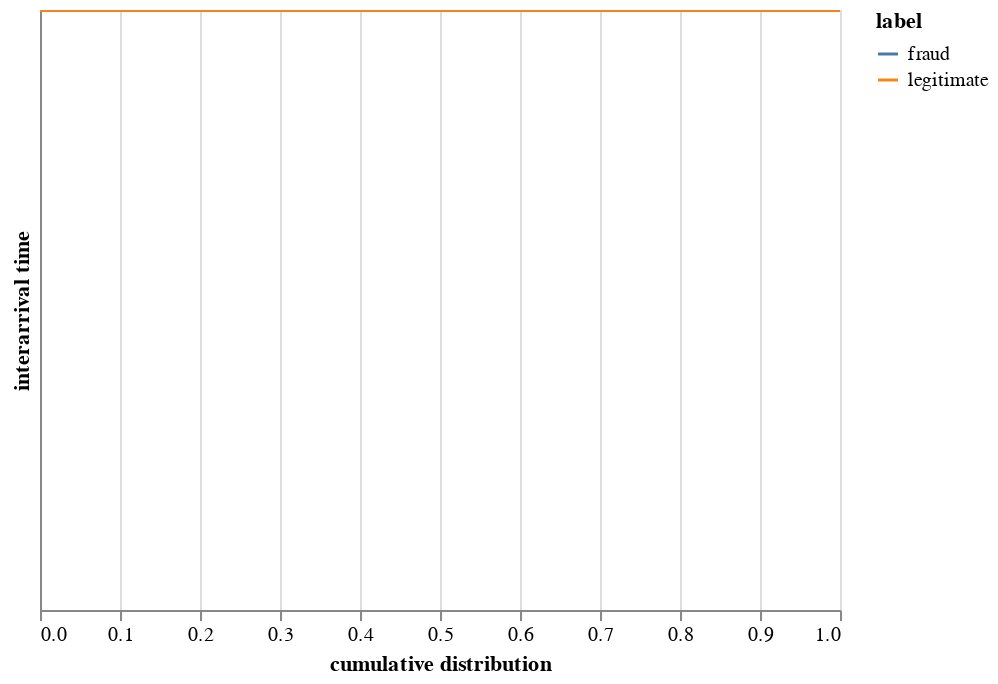

The notebook cell saved with this chart:
### Code cell
alt.Chart(qdf.dropna().sample(5000)).mark_line(interpolate="monotone").encode(
    alt.Y("interarrival", axis=alt.Axis(title='interarrival time'), scale=alt.Scale(type='log')), 
    alt.X("irank", axis=alt.Axis(title='cumulative distribution'), scale=alt.Scale(type='linear')), 
    color="label"
).interactive()

### Figure 1 — Vega-Lite specification as saved in the notebook (floating-point values rounded to 4 significant figures; data arrays with more than 128 entries replaced by an {"elided": "..."} marker saying what was removed)
{"config": {"view": {"continuousWidth": 400, "continuousHeight": 300}}, "data": {"name": "data-52c0a492d5f88b834eeece9881af2804"}, "mark": {"type": "line", "interpolate": "monotone"}, "encoding": {"color": {"type": "nominal", "field": "label"}, "x": {"type": "quantitative", "axis": {"title": "cumulative distribution"}, "field": "irank", "scale": {"type": "linear"}}, "y": {"type": "quantitative", "axis": {"title": "interarrival time"}, "field": "interarrival", "scale": {"type": "log"}}}, "selection": {"selector045": {"type": "interval", "bind": "scales", "encodings": ["x", "y"]}}, "$schema": "https://vega.github.io/schema/vega-lite/v4.0.0.json", "datasets": {"data-52c0a492d5f88b834eeece9881af2804": {"elided": "5000 records"}}}
